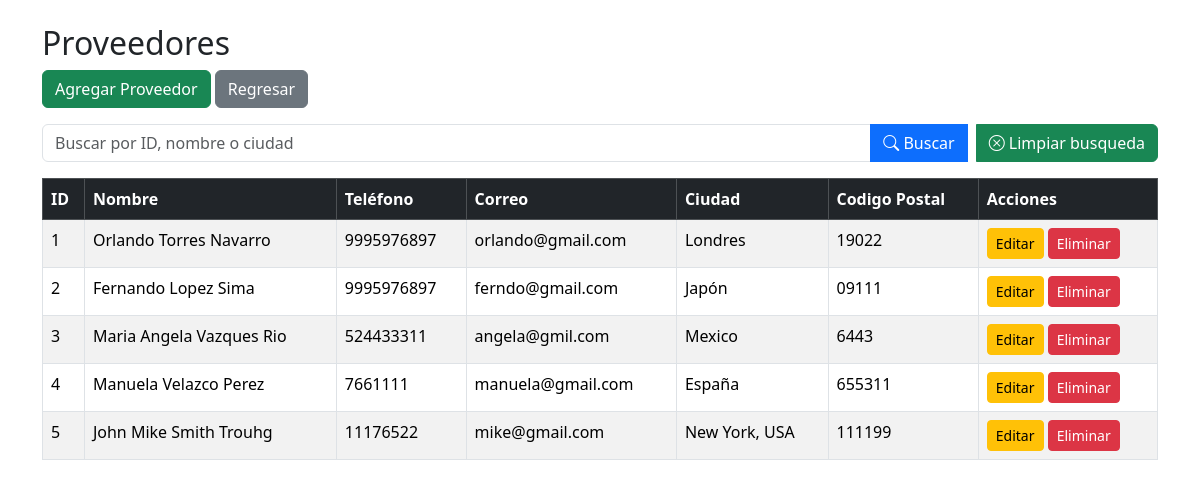
Screenshot of /proveedores/index.php with the database file from the repository.
### tables this page shows
CREATE TABLE `proveedores` (
  `id_proveedor` int(11) NOT NULL,
  `nombre` varchar(300) DEFAULT NULL,
  `telefono` varchar(15) DEFAULT NULL,
  `correo` varchar(200) DEFAULT NULL,
  `direccion` varchar(200) DEFAULT NULL,
  `ciudad` varchar(100) DEFAULT NULL,
  `codigo_postal` varchar(10) DEFAULT NULL
);

### proveedores/index.php (the view, shortened to what this page needs)
<?php
include '../conexion.php';
$buscar = "";
$sql = "
SELECT *
FROM proveedores
WHERE id_proveedor LIKE '%$buscar%'
OR nombre LIKE '%$buscar%'
OR ciudad LIKE '%$buscar%'
";
$resultado = mysqli_query($conn, $sql);
?>
<!DOCTYPE html>
<html>
<head>
    <link href="https://cdn.jsdelivr.net/npm/bootstrap@5.3.3/dist/css/bootstrap.min.css" rel="stylesheet">
    <link href=https://cdn.jsdelivr.net/npm/bootstrap-icons/font/bootstrap-icons.css rel=stylesheet>
</head>
<body>
<div class="container mt-4">
    <h2>Proveedores</h2>
    <a href="agregar.php" class="btn btn-success mb-3">Agregar Proveedor</a>
    <a href="../index.html" class="btn btn-secondary mb-3">Regresar</a>
    <form method="GET">
        <div class="input-group mb-3">
            <input type="text" name="buscar" class="form-control" placeholder="Buscar por ID, nombre o ciudad">
            <button class="btn btn-primary">
                <i class="bi bi-search"></i> Buscar
            </button>
            <a href="index.php" class="btn btn-success ms-2">
                <i class="bi bi-x-circle"></i> Limpiar busqueda
            </a>
        </div>
    </form>
    <table class="table table-bordered table-striped">
        <thead class="table-dark">
        <tr>
            <th>ID</th>
            <th>Nombre</th>
            <th>Teléfono</th>
            <th>Correo</th>
            <th>Ciudad</th>
                    <th>Codigo Postal</th>
            <th>Acciones</th>
        </tr>
        </thead>
        <tbody>
        <?php while($row = mysqli_fetch_assoc($resultado)){ ?>
        <tr>
            <td><?= $row['id_proveedor'] ?></td>
            <td><?= $row['nombre'] ?></td>
            <td><?= $row['telefono'] ?></td>
            <td><?= $row['correo'] ?></td>
            <td><?= $row['ciudad'] ?></td>
            <td><?= $row['codigo_postal'] ?></td>
            <td>
                <a href="editar.php?id=<?= $row['id_proveedor'] ?>" class="btn btn-warning btn-sm">Editar</a>
                <a href="eliminar.php?id=<?= $row['id_proveedor'] ?>" class="btn btn-danger btn-sm"
                   onclick="return confirm('¿Eliminar proveedor?')">Eliminar</a>
            </td>
        </tr>
        <?php } ?>
        </tbody>
    </table>
</div>
</body>
</html>

### rows the page displays
proveedores: id_proveedor "1", nombre "Orlando Torres Navarro", telefono "9995976897", correo "orlando@gmail.com", ciudad "Londres", codigo_postal "19022"
proveedores: id_proveedor "2", nombre "Fernando Lopez Sima", telefono "9995976897", correo "ferndo@gmail.com", ciudad "Japón", codigo_postal "09111"
proveedores: id_proveedor "3", nombre "Maria Angela Vazques Rio", telefono "524433311", correo "angela@gmil.com", ciudad "Mexico", codigo_postal "6443"
proveedores: id_proveedor "4", nombre "Manuela Velazco Perez", telefono "7661111", correo "manuela@gmail.com", ciudad "España", codigo_postal "655311"
proveedores: id_proveedor "5", nombre "John Mike Smith Trouhg", telefono "11176522", correo "mike@gmail.com", ciudad "New York, USA", codigo_postal "111199"
